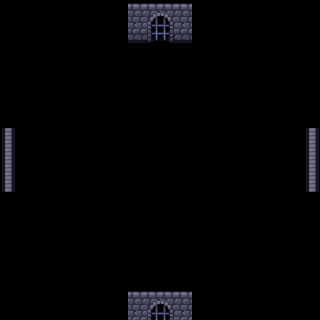

Tiled map render using the project's own tile images. Description and the whole map definition, tile-layer contents included, below:
An orthogonal 20x20 tile map with 16x16 px tiles, 1 tile layer (Walls), 1 hidden layer not drawn, 4 tilesets.

<map version="1.10" tiledversion="1.11.2" orientation="orthogonal" renderorder="right-down" width="20" height="20" tilewidth="16" tileheight="16" infinite="0" nextlayerid="7" nextobjectid="1">
 <editorsettings>
  <export target="../Dungeon-Bullet-Hell/Assets/Maps/Room_Door.csv" format="csv" />
 </editorsettings>
 <tileset firstgid="1" source="WallsFloor.tsx" />
 <tileset firstgid="300" source="Collisions.tsx" />
 <tileset firstgid="301" source="Deco.tsx" />
 <tileset firstgid="445" source="Objects.tsx" />
 <layer id="2" name="Walls" width="20" height="20">
  <data encoding="csv">
0,0,0,0,0,0,0,0,199,242,243,199,0,0,0,0,0,0,0,0,
0,0,0,0,0,0,0,0,212,255,256,212,0,0,0,0,0,0,0,0,
0,0,0,0,0,0,0,0,225,268,269,225,0,0,0,0,0,0,0,0,
0,0,0,0,0,0,0,0,0,0,0,0,0,0,0,0,0,0,0,0,
0,0,0,0,0,0,0,0,0,0,0,0,0,0,0,0,0,0,0,0,
0,0,0,0,0,0,0,0,0,0,0,0,0,0,0,0,0,0,0,0,
0,0,0,0,0,0,0,0,0,0,0,0,0,0,0,0,0,0,0,0,
0,0,0,0,0,0,0,0,0,0,0,0,0,0,0,0,0,0,0,0,
185,0,0,0,0,0,0,0,0,0,0,0,0,0,0,0,0,0,0,185,
185,0,0,0,0,0,0,0,0,0,0,0,0,0,0,0,0,0,0,185,
185,0,0,0,0,0,0,0,0,0,0,0,0,0,0,0,0,0,0,185,
185,0,0,0,0,0,0,0,0,0,0,0,0,0,0,0,0,0,0,185,
0,0,0,0,0,0,0,0,0,0,0,0,0,0,0,0,0,0,0,0,
0,0,0,0,0,0,0,0,0,0,0,0,0,0,0,0,0,0,0,0,
0,0,0,0,0,0,0,0,0,0,0,0,0,0,0,0,0,0,0,0,
0,0,0,0,0,0,0,0,0,0,0,0,0,0,0,0,0,0,0,0,
0,0,0,0,0,0,0,0,0,0,0,0,0,0,0,0,0,0,0,0,
0,0,0,0,0,0,0,0,0,0,0,0,0,0,0,0,0,0,0,0,
0,0,0,0,0,0,0,0,199,242,243,199,0,0,0,0,0,0,0,0,
0,0,0,0,0,0,0,0,212,255,256,212,0,0,0,0,0,0,0,0
</data>
 </layer>
 <layer id="5" name="Colls" width="20" height="20" visible="0">
  <data encoding="csv">
0,0,0,0,0,0,0,0,300,300,300,300,0,0,0,0,0,0,0,0,
0,0,0,0,0,0,0,0,0,0,0,0,0,0,0,0,0,0,0,0,
0,0,0,0,0,0,0,0,0,0,0,0,0,0,0,0,0,0,0,0,
0,0,0,0,0,0,0,0,0,0,0,0,0,0,0,0,0,0,0,0,
0,0,0,0,0,0,0,0,0,0,0,0,0,0,0,0,0,0,0,0,
0,0,0,0,0,0,0,0,0,0,0,0,0,0,0,0,0,0,0,0,
0,0,0,0,0,0,0,0,0,0,0,0,0,0,0,0,0,0,0,0,
0,0,0,0,0,0,0,0,0,0,0,0,0,0,0,0,0,0,0,0,
300,0,0,0,0,0,0,0,0,0,0,0,0,0,0,0,0,0,0,300,
300,0,0,0,0,0,0,0,0,0,0,0,0,0,0,0,0,0,0,300,
300,0,0,0,0,0,0,0,0,0,0,0,0,0,0,0,0,0,0,300,
300,0,0,0,0,0,0,0,0,0,0,0,0,0,0,0,0,0,0,300,
0,0,0,0,0,0,0,0,0,0,0,0,0,0,0,0,0,0,0,0,
0,0,0,0,0,0,0,0,0,0,0,0,0,0,0,0,0,0,0,0,
0,0,0,0,0,0,0,0,0,0,0,0,0,0,0,0,0,0,0,0,
0,0,0,0,0,0,0,0,0,0,0,0,0,0,0,0,0,0,0,0,
0,0,0,0,0,0,0,0,0,0,0,0,0,0,0,0,0,0,0,0,
0,0,0,0,0,0,0,0,0,0,0,0,0,0,0,0,0,0,0,0,
0,0,0,0,0,0,0,0,0,0,0,0,0,0,0,0,0,0,0,0,
0,0,0,0,0,0,0,0,300,300,300,300,0,0,0,0,0,0,0,0
</data>
 </layer>
</map>
